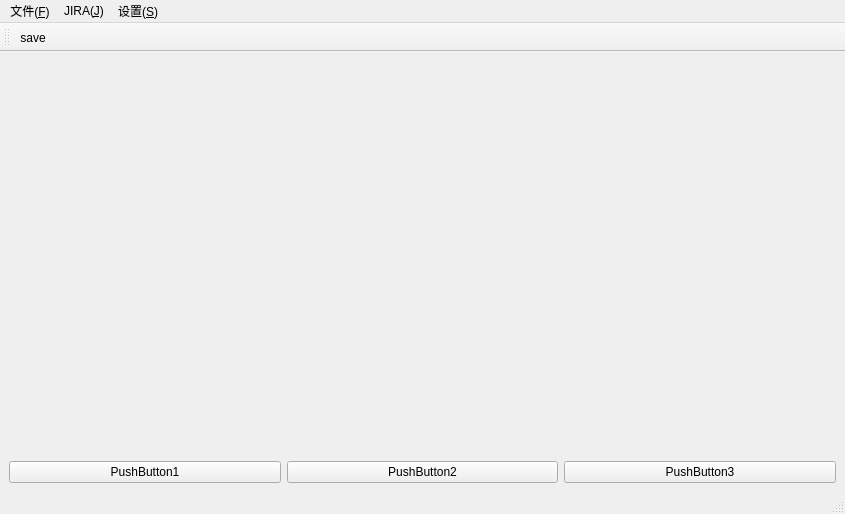
<?xml version="1.0" encoding="UTF-8"?>
<ui version="4.0">
 <class>MainWindow</class>
 <widget class="QMainWindow" name="MainWindow">
  <property name="enabled">
   <bool>true</bool>
  </property>
  <property name="geometry">
   <rect>
    <x>0</x>
    <y>0</y>
    <width>845</width>
    <height>514</height>
   </rect>
  </property>
  <property name="windowTitle">
   <string>Autotest</string>
  </property>
  <property name="windowIcon">
   <iconset resource="../res.qrc">
    <normaloff>:/wp/res/wp.ico</normaloff>:/wp/res/wp.ico</iconset>
  </property>
  <property name="autoFillBackground">
   <bool>false</bool>
  </property>
  <widget class="QWidget" name="centralwidget">
   <layout class="QVBoxLayout" name="verticalLayout">
    <item>
     <widget class="QWidget" name="widget" native="true"/>
    </item>
    <item>
     <layout class="QGridLayout" name="gridLayout">
      <item row="0" column="1">
       <widget class="QPushButton" name="pushButton_2">
        <property name="text">
         <string>PushButton2</string>
        </property>
       </widget>
      </item>
      <item row="0" column="0">
       <widget class="QPushButton" name="pushButton">
        <property name="text">
         <string>PushButton1</string>
        </property>
       </widget>
      </item>
      <item row="0" column="2">
       <widget class="QPushButton" name="pushButton_3">
        <property name="text">
         <string>PushButton3</string>
        </property>
       </widget>
      </item>
     </layout>
    </item>
   </layout>
  </widget>
  <widget class="QMenuBar" name="menubar">
   <property name="geometry">
    <rect>
     <x>0</x>
     <y>0</y>
     <width>845</width>
     <height>26</height>
    </rect>
   </property>
   <widget class="QMenu" name="menu">
    <property name="title">
     <string>文件(&amp;F)</string>
    </property>
    <addaction name="action_JIRA"/>
    <addaction name="action_upload"/>
    <addaction name="separator"/>
    <addaction name="action_3"/>
    <addaction name="action_4"/>
   </widget>
   <widget class="QMenu" name="menuJIRA">
    <property name="title">
     <string>JIRA(&amp;J)</string>
    </property>
   </widget>
   <widget class="QMenu" name="menu_S">
    <property name="title">
     <string>设置(&amp;S)</string>
    </property>
   </widget>
   <addaction name="menu"/>
   <addaction name="menuJIRA"/>
   <addaction name="menu_S"/>
  </widget>
  <widget class="QStatusBar" name="statusbar"/>
  <widget class="QToolBar" name="toolBar">
   <property name="enabled">
    <bool>true</bool>
   </property>
   <property name="windowTitle">
    <string>toolBar</string>
   </property>
   <property name="autoFillBackground">
    <bool>true</bool>
   </property>
   <property name="iconSize">
    <size>
     <width>30</width>
     <height>30</height>
    </size>
   </property>
   <property name="toolButtonStyle">
    <enum>Qt::ToolButtonTextBesideIcon</enum>
   </property>
   <attribute name="toolBarArea">
    <enum>TopToolBarArea</enum>
   </attribute>
   <attribute name="toolBarBreak">
    <bool>false</bool>
   </attribute>
   <addaction name="action_save"/>
  </widget>
  <action name="action_upload">
   <property name="text">
    <string>上传测试结果</string>
   </property>
  </action>
  <action name="action_3">
   <property name="text">
    <string>保存</string>
   </property>
  </action>
  <action name="action_4">
   <property name="text">
    <string>退出</string>
   </property>
  </action>
  <action name="action_save">
   <property name="checkable">
    <bool>true</bool>
   </property>
   <property name="icon">
    <iconset resource="../res.qrc">
     <normaloff>:/task/res/inbox-table.png</normaloff>:/task/res/inbox-table.png</iconset>
   </property>
   <property name="text">
    <string>save</string>
   </property>
   <property name="toolTip">
    <string>save</string>
   </property>
  </action>
  <action name="action_JIRA">
   <property name="checkable">
    <bool>true</bool>
   </property>
   <property name="text">
    <string>登录到JIRA</string>
   </property>
  </action>
 </widget>
 <resources>
  <include location="../res.qrc"/>
 </resources>
 <connections/>
</ui>
